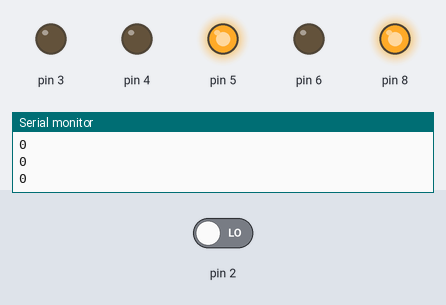
Simulated run of this sketch. Board: Arduino Uno, built with avr-gcc and run on an emulated ATmega328P. On the bench: output pins drawn as LEDs (lit = HIGH), the last lines printed to the serial monitor. Inputs (shaded band) come from the test bench; at power-on: pin 2 LOW.

Above: at 8.1 s.
At 25.4 s:
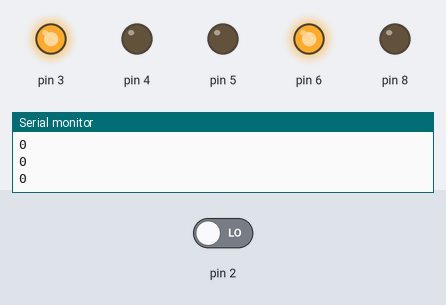
25.5 s: pin 2 driven HIGH
At 28.3 s:
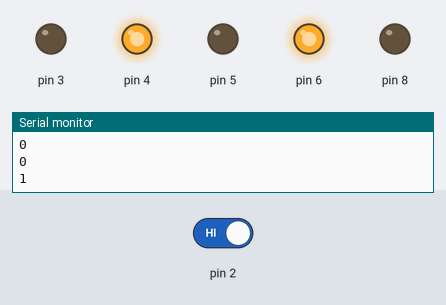
Timing chart, 0 to 33.5 s (numbered marks = the images above; inputs shaded):
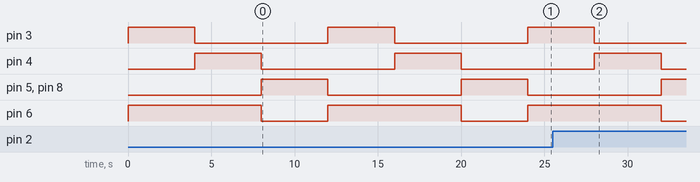

The sketch:

feu.ino
```cpp
void setup() {
//Ouverture des pins
  for(int i=3;i<=8;i++){
    if(i!=7)
      pinMode(i,OUTPUT);
  }
  pinMode(2,INPUT);
  Serial.begin(9600);
}

void loop() {
  int test=0;	//pour tester si le boutton est cliquE
  for(int i=3;i<=5;i++){
    Serial.println(digitalRead(2));
//Si le bouton est cliquE quand le feu de la voiture est rouge
    if((i==3)&&(digitalRead(2)==1)){
	//Allumer le rouge
      	digitalWrite(i,1);
    	digitalWrite(i+3,1);
	//Attendre 2 secondes
      	delay(2000);
        digitalWrite(i,0);
    	digitalWrite(i+3,0);
  		test=1;
      continue;
  	}

    digitalWrite(i,1);
// (1) Si l'orange du feu voiture s'allume alors on allume le rouge de pieton
    if(i==4)digitalWrite(6,1);
    else digitalWrite(i+3,1);
//Si le bouton a ete cliquE en bon moment on allume l'orange pendant 2 secondes avant de passer au feu rouge
    if(test==1){delay(2000);test=0;}
//Delay normal
    else delay(4000);
    digitalWrite(i,0);
//Meme que (1)
    if(i==4)digitalWrite(6,0);
    else digitalWrite(i+3,0);
  }
}
```

Measured:
- by itself, pin 3–5, pin 8: alternates HIGH for 4.0 s and LOW for 8.0 s
- by itself, pin 6: alternates HIGH for 8.0 s and LOW for 4.0 s
